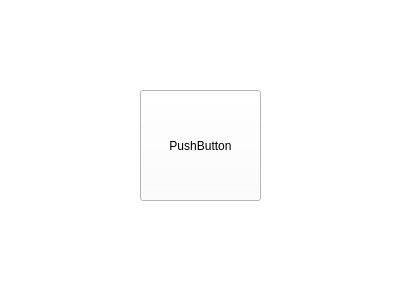
<?xml version="1.0" encoding="UTF-8"?>
<ui version="4.0">
 <class>MainWidget</class>
 <widget class="QWidget" name="MainWidget">
  <property name="geometry">
   <rect>
    <x>0</x>
    <y>0</y>
    <width>400</width>
    <height>300</height>
   </rect>
  </property>
  <property name="windowTitle">
   <string>Form</string>
  </property>
  <property name="styleSheet">
   <string notr="true">background-color: rgb(255, 255, 255);</string>
  </property>
  <widget class="RWavyButton" name="pushButton">
   <property name="geometry">
    <rect>
     <x>140</x>
     <y>90</y>
     <width>121</width>
     <height>111</height>
    </rect>
   </property>
   <property name="styleSheet">
    <string notr="true"/>
   </property>
   <property name="text">
    <string>PushButton</string>
   </property>
  </widget>
 </widget>
 <customwidgets>
  <customwidget>
   <class>RWavyButton</class>
   <extends>QPushButton</extends>
   <header location="global">RWavyButton.h</header>
  </customwidget>
 </customwidgets>
 <resources/>
 <connections/>
</ui>
